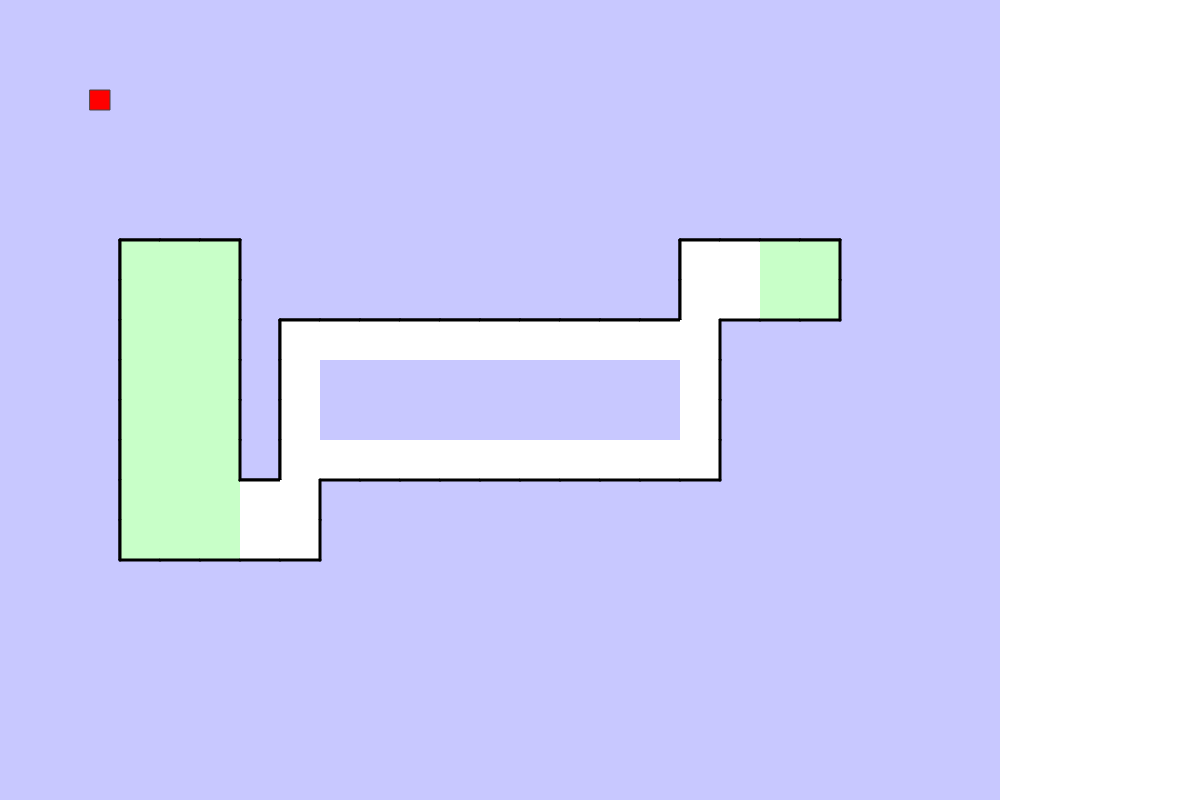
Frame 1 (no input)
Frame 60 (no input): identical to frame 1, image omitted
Frame 120 (the mouse pressed at the canvas centre since frame 60): identical to frame 1, image omitted

The p5.js sketch that drew this single still picture (run headless with seeded random() and noise() and a simulated clock; from frame 60 on, the mouse is pressed at the canvas centre):

// p5.js sketch
// ── sketch.js
var tiles;
var player;

function setup()
{
  createCanvas(1200, 800);
  tiles = new Tile(width, height, 40, 40);
  player = new Player(100, 100, 20, 20, tiles);
}

function draw()
{
  background(255);
  // tiles.drawGrid();
  tiles.draw();
  player.update();
  player.draw();
}
// ── blink.js
class Blink
{
  constructor(x, y, w, h, color)
  {
    this.x = x;
    this.y = y;
    this.w = w;
    this.h = h;
    this.color = color;
  }

  collision()
  {
    return false;
  }
  draw(color)
  {
    push();
    translate(this.x - this.w, this.y);
    fill(this.color);
    noStroke();
    rect(0, 0, this.w, this.h);
    pop();
  }

  drawGrid()
  {
    push();
    translate(this.x - this.w, this.y);
    noFill();
    stroke(255);
    rect(0, 0, this.w, this.h);
    pop();
  }
}
// ── enemy.js
class Enemy
{
  constructor(x, y, r, dir, tile)
  {
    this.x = x;
    this.y = y;
    this.r = r;
    this.dir = dir;
    this.tile = tile;
    this.speed = 5;
  }

  update()
  {

    for (var i = 0; i < this.speed; i++)
    {
      if (this.tile.collision(this.x, this.y, this.r * 2, this.r * 2))
      {
        this.dir *= -1
      }
      if (this.dir > 0)
        this.x += 1;
      else
        this.x -= 1;
    }
  }

  collision(x, y, w, h)
  {
    // console.log(x >= this.x - (w / 2));
    // console.log((x >= this.x - (w / 2) && x <= this.x + (w / 2) && y >= this.y - (h / 2) && y <= this.y + (h / 2)));
    return (x >= this.x - (w / 2) && x <= this.x + (w / 2) && y >= this.y - (h / 2) && y <= this.y + (h / 2));
  }

  draw()
  {
    push();
    translate(this.x, this.y);
    stroke(0);
    strokeWeight(2);
    fill(0, 0, 255);
    ellipseMode(CENTER);
    ellipse(0, 0, this.r * 2, this.r * 2);
    pop()
  }
}
// ── player.js
class Player
{
  constructor(x, y, w, h, tile)
  {
    this.x = x;
    this.y = y;
    this.w = w;
    this.h = h;
    this.tile = tile;
    this.speed = 5;
  }
  update()
  {
    this.move();
  }

  edgesLeft()
  {
    // console.log(this.tile.collisionLeft(this.x, this.y, this.w, this.h));
    return this.tile.collisionLeft(this.x, this.y, this.w, this.h);
  }

  edgesRight()
  {
    // console.log(this.tile.collisionLeft(this.x, this.y, this.w, this.h));
    return this.tile.collisionRight(this.x, this.y, this.w, this.h);
  }

  edgesDown()
  {
    // console.log(this.tile.collisionLeft(this.x, this.y, this.w, this.h));
    return this.tile.collisionDown(this.x, this.y, this.w, this.h);
  }

  edgesUp()
  {
    return this.tile.collisionUp(this.x, this.y, this.w, this.h);
  }

  move()
  {
    var edgesLeft = this.edgesLeft();
    var edgesRight = this.edgesRight();
    var edgesDown = this.edgesDown();
    var edgesUp = this.edgesUp();

    if (keyIsPressed)
    {
      if (keyCode === UP_ARROW && !edgesUp)
      {
        this.y -= this.speed;
      }

      if (keyCode === DOWN_ARROW && !edgesDown)
      {
        this.y += this.speed;
      }

      if (keyCode === LEFT_ARROW && !edgesLeft)
      {
        this.x -= this.speed;
      }

      if (keyCode === RIGHT_ARROW && !edgesRight)
      {
        this.x += this.speed;
      }
    }
  }

  draw()
  {
    push();
    translate(this.x, this.y);
    rectMode(CENTER);
    stroke(72);
    fill(255, 0, 0);
    rect(0, 0, this.w, this.h);
    pop();
  }
}
// ── population.js
class Population
{
  constructor(tile, mutationRate, maxPop)
  {
    this.population = [];
    this.generation = 1;
    this.mutationRate = mutationRate;
    this.finished = false;
    this.toUpdate = false;
    this.velocity = 1;
    this.tile = tile;
    this.maxMoves = false;

    for (var i = 0; i < maxPop; i++)
    {
      this.population[i] = new Player(180, 280, 20, 20, this.tile, this.maxMoves);
    }
  }

  naturalSelection()
  {
    var sum = 0;
    for (var o of this.population)
    {
      sum += o.fitness;
    }
    //normalizing the probability into the range 0-1
    for (var i = 0; i < this.population.length; i++)
    {
      this.population[i].prob = this.population[i].fitness / sum;
    }
  }

  generate()
  {
    if (this.finishedGeneration())
    {
      if (this.generation % 5 == 0)
      {
        this.maxMoves = true;
        // console.log("add= " + this.maxMoves);
      }
      else
        this.maxMoves = false;

      var newPop = []
      for (var i = 0; i < this.population.length; i++)
      {
        //normalizes the probability
        this.naturalSelection();

        var parent1 = this.pickOne();
        var parent2 = this.pickOne();
        // noLoop();
        // console.log(parent1.dna.length)

        var childDNA = parent1.crossover(parent2);


        var child = new Player(180, 280, 20, 20, this.tile, this.maxMoves, childDNA);
        child.mutate(this.mutationRate);

        newPop[i] = child;

      }
      this.population = newPop;
      this.generation++;
      initEnemies();
    }
  }

  finishedGeneration()
  {
    var finished = true;
    for (var o of this.population)
    {
      if (!o.finished)
      {
        finished = false;
        break;
      }
    }
    return finished;
  }

  calculateFitness()
  {
    for (var i = 0; i < this.population.length; i++)
    {
      if (!this.finished)
        this.population[i].calculateFitness();
    }
  }

  maxFitness()
  {
    let maxFitness = 0;
    for (let i = 0; i < this.population.length; i++)
    {
      if (this.population[i].fitness > maxFitness)
      {
        maxFitness = this.population[i].fitness;
      }
    }
    return maxFitness;
  }

  currentMax()
  {
    let maxFitness = -1;
    var current;
    for (let i = 0; i < this.population.length; i++)
    {
      if (this.population[i].fitness > maxFitness)
      {
        maxFitness = this.population[i].fitness;
        current = this.population[i];
      }
    }
    return current;
  }

  getBest()
  {
    var max = -100;
    var maxo;
    for (var o of this.population)
    {
      if (o.fitness > max)
      {
        maxo = o;
        max = o.fitness;
      }
    }
    return maxo;
  }

  draw()
  {

    for (var o of this.population)
    {
      if (!o.finished)
        o.draw(color(255, 0, 0));
    }

    this.currentMax().draw(color(0, 255, 0));
  }

  update()
  {
    for (var i = 0; i < this.velocity; i++)
    {
      for (var o of this.population)
      {
        if (!o.finished)
          o.update();
      }
    }
  }


  //pick one element of the population basing on its fitness and so to its probability
  pickOne()
  {
    var select = 0;
    var selector = Math.random();
    while (selector > 0)
    {
      selector -= this.population[select].prob;
      /*scores[] is the table containing the percentage of selection of each element,
      for example, if element 3 has a 12 percent chance of being selected, scores[3] = 0.12*/
      select++;
    }
    select--;
    //Here, add element at index select to the new population
    return this.population[select];
  }
}
// ── solid.js
class Solid extends Blink
{
  constructor(x, y, w, h, color, r)
  {
    super(x, y, w, h, color);
    this.rot = r;
  }

  collisionLeft(x, y, w, h)
  {
    if (this.isIntoTile(x, y, w, h))
    {
      switch (this.rot)
      {
        case 8:
        case 5:
        case 1:
          if (x - (w / 2) <= this.x - this.w)
          {
            return true;
          }
          break;
      }
    }
    return false;
  }

  collisionRight(x, y, w, h)
  {
    if (this.isIntoTile(x, y, w, h))
    {
      switch (this.rot)
      {
        case 7:
        case 6:
        case 2:
          if (x + w / 2 >= this.x)
          {
            return true;
          }
          break;
      }
    }
    return false;
  }

  collisionDown(x, y, w, h)
  {
    if (this.isIntoTile(x, y, w, h))
    {
      switch (this.rot)
      {
        case 8:
        case 7:
        case 3:
          if (y + h / 2 >= this.y + this.h)
          {
            return true;
          }
          break;
      }
    }
    return false;
  }

  collisionUp(x, y, w, h)
  {
    if (this.isIntoTile(x, y, w, h))
    {
      switch (this.rot)
      {
        case 6:
        case 5:
        case 4:
          if (y - h / 2 <= this.y)
          {
            return true;
          }
          break;
      }
    }
    return false;
  }


  isIntoTile(x, y)
  {
    return (x >= this.x - this.w && x < this.x && y < this.y + (this.h) && y >= this.y);
  }

  draw(color)
  {
    push();
    translate(this.x - this.w, this.y);

    fill(this.color);
    noStroke();
    rect(0, 0, this.w, this.h)
    noFill();
    stroke(0);
    strokeWeight(3)
    switch (this.rot)
    {
      //vertical left
      case 1:
        line(0, 0, 0, this.h);
        break;
        //vertical right
      case 2:
        line(this.w, 0, this.w, this.h);
        break;
        //orizontal down
      case 3:
        line(0, this.h, this.w, this.h);
        break;
        //orizontal up
      case 4:
        line(0, 0, this.w, 0);
        break;
        //top left corner
      case 5:
        line(0, 0, 0, this.h);
        line(0, 0, this.w, 0);
        break;
        //top right corner
      case 6:
        line(this.w, 0, this.w, this.h);
        line(0, 0, this.w, 0);
        break;
        //bottom right corner
      case 7:
        line(this.w, 0, this.w, this.h);
        line(0, this.h, this.w, this.h);
        break;
        //bottom left corner
      case 8:
        line(0, 0, 0, this.h);
        line(0, this.h, this.w, this.h);
        break;
    }
    pop();
  }
}
// ── tile.js
class Tile
{

  constructor(twidth, theight, w, h)
  {
    this.tiles = [];
    this.w = w;
    this.h = h;
    this.nTiles = twidth / w * theight / h;

    var tempx = 0;
    var tempy = 0;

    for (var i = 0; i < sqrt(this.nTiles); i++)
    {
      this.tiles[i] = [];
      for (var j = 0; j < sqrt(this.nTiles); j++)
      {
        tempx += this.w;
        this.tiles[i][j] = new Blink(tempx, tempy, this.w, this.h, color(200, 200, 255));
      }
      tempx = 0;
      tempy += this.h;
    }

    //you add your edgese here
    this.configMap();
  }

  draw()
  {
    // draw all blinks
    for (var i = 0; i < sqrt(this.nTiles); i++)
    {
      for (var j = 0; j < sqrt(this.nTiles); j++)
      {
        if (this.tiles[i][j] instanceof Blink)
          this.tiles[i][j].draw(color(20, 255, 20));
      }
    }

    //draw all solids
    for (var i = 0; i < sqrt(this.nTiles); i++)
    {
      for (var j = 0; j < sqrt(this.nTiles); j++)
      {
        if (this.tiles[i][j] instanceof Solid)
          this.tiles[i][j].draw(color(20, 255, 20));
      }
    }
  }

  drawGrid()
  {
    for (var i = 0; i < sqrt(this.nTiles); i++)
    {
      for (var j = 0; j < sqrt(this.nTiles); j++)
      {
        this.tiles[i][j].drawGrid();
      }
    }
  }

  collisionLeft(x, y, w, h)
  {
    var result = false;
    for (var i = 0; i < sqrt(this.nTiles); i++)
    {
      for (var j = 0; j < sqrt(this.nTiles); j++)
      {
        if (this.tiles[i][j] instanceof Solid)
        {
          if ((this.tiles[i][j].rot === 1 || this.tiles[i][j].rot === 5 || this.tiles[i][j].rot === 8) && this.tiles[i][j].collisionLeft(x, y, w, h))
          {
            result = true;
            break;
          }
        }
      }
    }
    return result;
  }

  collisionRight(x, y, w, h)
  {
    var result = false;
    for (var i = 0; i < sqrt(this.nTiles); i++)
    {
      for (var j = 0; j < sqrt(this.nTiles); j++)
      {
        if (this.tiles[i][j] instanceof Solid)
        {
          if ((this.tiles[i][j].rot === 2 || this.tiles[i][j].rot === 6 || this.tiles[i][j].rot === 7) && this.tiles[i][j].collisionRight(x, y, w, h))
          {
            result = true;
            break;
          }
        }
      }
    }
    return result;
  }

  collisionDown(x, y, w, h)
  {
    var result = false;
    for (var i = 0; i < sqrt(this.nTiles); i++)
    {
      for (var j = 0; j < sqrt(this.nTiles); j++)
      {
        if (this.tiles[i][j] instanceof Solid)
        {
          if ((this.tiles[i][j].rot === 3 || this.tiles[i][j].rot === 7 || this.tiles[i][j].rot === 8) && this.tiles[i][j].collisionDown(x, y, w, h))
          {
            result = true;
            break;
          }
        }
      }
    }
    return result;
  }

  collisionUp(x, y, w, h)
  {
    var result = false;
    for (var i = 0; i < sqrt(this.nTiles); i++)
    {
      for (var j = 0; j < sqrt(this.nTiles); j++)
      {
        if (this.tiles[i][j] instanceof Solid)
        {
          if ((this.tiles[i][j].rot === 4 || this.tiles[i][j].rot === 5 || this.tiles[i][j].rot === 6) && this.tiles[i][j].collisionUp(x, y, w, h))
          {
            result = true;
            break;
          }
        }
      }
    }
    return result;
  }

  configMap()
  {
    var x;
    var y;
    //start line
    x = 3;
    y = 13;
    this.tiles[y][x] = new Solid(this.w * (x + 1), this.h * y, this.h, this.w, color(200, 255, 200), 8);
    x = 3;
    y = 12;
    this.tiles[y][x] = new Solid(this.w * (x + 1), this.h * y, this.h, this.w, color(200, 255, 200), 1);
    x = 3;
    y = 11;
    this.tiles[y][x] = new Solid(this.w * (x + 1), this.h * y, this.h, this.w, color(200, 255, 200), 1);
    x = 3;
    y = 10;
    this.tiles[y][x] = new Solid(this.w * (x + 1), this.h * y, this.h, this.w, color(200, 255, 200), 1);
    x = 3;
    y = 9;
    this.tiles[y][x] = new Solid(this.w * (x + 1), this.h * y, this.h, this.w, color(200, 255, 200), 1);
    x = 3;
    y = 8;
    this.tiles[y][x] = new Solid(this.w * (x + 1), this.h * y, this.h, this.w, color(200, 255, 200), 1);
    x = 3;
    y = 7;
    this.tiles[y][x] = new Solid(this.w * (x + 1), this.h * y, this.h, this.w, color(200, 255, 200), 1);
    x = 3;
    y = 6;
    this.tiles[y][x] = new Solid(this.w * (x + 1), this.h * y, this.h, this.w, color(200, 255, 200), 5);
    x = 4;
    y = 6;
    this.tiles[y][x] = new Solid(this.w * (x + 1), this.h * y, this.h, this.w, color(200, 255, 200), 4);
    x = 5;
    y = 6;
    this.tiles[y][x] = new Solid(this.w * (x + 1), this.h * y, this.h, this.w, color(200, 255, 200), 6);
    x = 5;
    y = 11;
    this.tiles[y][x] = new Solid(this.w * (x + 1), this.h * y, this.h, this.w, color(200, 255, 200), 2);
    x = 5;
    y = 10;
    this.tiles[y][x] = new Solid(this.w * (x + 1), this.h * y, this.h, this.w, color(200, 255, 200), 2);
    x = 5;
    y = 9;
    this.tiles[y][x] = new Solid(this.w * (x + 1), this.h * y, this.h, this.w, color(200, 255, 200), 2);
    x = 5;
    y = 8;
    this.tiles[y][x] = new Solid(this.w * (x + 1), this.h * y, this.h, this.w, color(200, 255, 200), 2);
    x = 5;
    y = 7;
    this.tiles[y][x] = new Solid(this.w * (x + 1), this.h * y, this.h, this.w, color(200, 255, 200), 2);
    x = 5;
    y = 12;
    this.tiles[y][x] = new Blink(this.w * (x + 1), this.h * y, this.h, this.w, color(200, 255, 200));
    x = 5;
    y = 13;
    this.tiles[y][x] = new Solid(this.w * (x + 1), this.h * y, this.h, this.w, color(200, 255, 200), 3);
    x = 4;
    y = 13;
    this.tiles[y][x] = new Solid(this.w * (x + 1), this.h * y, this.h, this.w, color(200, 255, 200), 3);
    x = 4;
    y = 12;
    this.tiles[y][x] = new Blink(this.w * (x + 1), this.h * y, this.h, this.w, color(200, 255, 200));
    x = 4;
    y = 11;
    this.tiles[y][x] = new Blink(this.w * (x + 1), this.h * y, this.h, this.w, color(200, 255, 200));
    x = 4;
    y = 10;
    this.tiles[y][x] = new Blink(this.w * (x + 1), this.h * y, this.h, this.w, color(200, 255, 200));
    x = 4;
    y = 9;
    this.tiles[y][x] = new Blink(this.w * (x + 1), this.h * y, this.h, this.w, color(200, 255, 200));
    x = 4;
    y = 8;
    this.tiles[y][x] = new Blink(this.w * (x + 1), this.h * y, this.h, this.w, color(200, 255, 200));
    x = 4;
    y = 7;
    this.tiles[y][x] = new Blink(this.w * (x + 1), this.h * y, this.h, this.w, color(200, 255, 200));

    //game field
    x = 6;
    y = 13;
    this.tiles[y][x] = new Solid(this.w * (x + 1), this.h * y, this.h, this.w, color(255), 3);
    x = 6;
    y = 12;
    this.tiles[y][x] = new Solid(this.w * (x + 1), this.h * y, this.h, this.w, color(255), 4);
    x = 7;
    y = 11;
    this.tiles[y][x] = new Solid(this.w * (x + 1), this.h * y, this.h, this.w, color(255), 1);
    x = 7;
    y = 11;
    this.tiles[y][x] = new Solid(this.w * (x + 1), this.h * y, this.h, this.w, color(255), 1);
    x = 7;
    y = 12;
    this.tiles[y][x] = new Solid(this.w * (x + 1), this.h * y, this.h, this.w, color(255), 2);
    x = 7;
    y = 13;
    this.tiles[y][x] = new Solid(this.w * (x + 1), this.h * y, this.h, this.w, color(255), 7);
    x = 7;
    y = 10;
    this.tiles[y][x] = new Solid(this.w * (x + 1), this.h * y, this.h, this.w, color(255), 1);
    x = 7;
    y = 9;
    this.tiles[y][x] = new Solid(this.w * (x + 1), this.h * y, this.h, this.w, color(255), 1);
    x = 7;
    y = 8;
    this.tiles[y][x] = new Solid(this.w * (x + 1), this.h * y, this.h, this.w, color(255), 5);
    x = 8;
    y = 8;
    this.tiles[y][x] = new Solid(this.w * (x + 1), this.h * y, this.h, this.w, color(255), 4);
    x = 9;
    y = 8;
    this.tiles[y][x] = new Solid(this.w * (x + 1), this.h * y, this.h, this.w, color(255), 4)
    x = 10;
    y = 8;
    this.tiles[y][x] = new Solid(this.w * (x + 1), this.h * y, this.h, this.w, color(255), 4)
    x = 11;
    y = 8;
    this.tiles[y][x] = new Solid(this.w * (x + 1), this.h * y, this.h, this.w, color(255), 4)
    x = 12;
    y = 8;
    this.tiles[y][x] = new Solid(this.w * (x + 1), this.h * y, this.h, this.w, color(255), 4)
    x = 13;
    y = 8;
    this.tiles[y][x] = new Solid(this.w * (x + 1), this.h * y, this.h, this.w, color(255), 4)
    x = 14;
    y = 8;
    this.tiles[y][x] = new Solid(this.w * (x + 1), this.h * y, this.h, this.w, color(255), 4)
    x = 15;
    y = 8;
    this.tiles[y][x] = new Solid(this.w * (x + 1), this.h * y, this.h, this.w, color(255), 4)
    x = 16;
    y = 8;
    this.tiles[y][x] = new Solid(this.w * (x + 1), this.h * y, this.h, this.w, color(255), 4)
    x = 17;
    y = 8;
    this.tiles[y][x] = new Solid(this.w * (x + 1), this.h * y, this.h, this.w, color(255), 2)
    x = 17;
    y = 9;
    this.tiles[y][x] = new Solid(this.w * (x + 1), this.h * y, this.h, this.w, color(255), 2)
    x = 8;
    y = 11;
    this.tiles[y][x] = new Solid(this.w * (x + 1), this.h * y, this.h, this.w, color(255), 3);
    x = 9;
    this.tiles[y][x] = new Solid(this.w * (x + 1), this.h * y, this.h, this.w, color(255), 3);
    x = 10;
    this.tiles[y][x] = new Solid(this.w * (x + 1), this.h * y, this.h, this.w, color(255), 3)
    x = 11;
    this.tiles[y][x] = new Solid(this.w * (x + 1), this.h * y, this.h, this.w, color(255), 3)
    x = 12;
    this.tiles[y][x] = new Solid(this.w * (x + 1), this.h * y, this.h, this.w, color(255), 3)
    x = 13;
    this.tiles[y][x] = new Solid(this.w * (x + 1), this.h * y, this.h, this.w, color(255), 3)
    x = 14;
    this.tiles[y][x] = new Solid(this.w * (x + 1), this.h * y, this.h, this.w, color(255), 3)
    x = 15;
    this.tiles[y][x] = new Solid(this.w * (x + 1), this.h * y, this.h, this.w, color(255), 3)
    x = 15;
    this.tiles[y][x] = new Solid(this.w * (x + 1), this.h * y, this.h, this.w, color(255), 3)
    x = 16;
    this.tiles[y][x] = new Solid(this.w * (x + 1), this.h * y, this.h, this.w, color(255), 3)
    x = 17;
    this.tiles[y][x] = new Solid(this.w * (x + 1), this.h * y, this.h, this.w, color(255), 7)
    x = 17;
    y = 10;
    this.tiles[y][x] = new Solid(this.w * (x + 1), this.h * y, this.h, this.w, color(255), 2);

    //finish line
    x = 17;
    y = 7;
    this.tiles[y][x] = new Solid(this.w * (x + 1), this.h * y, this.h, this.w, color(255), 1)
    x = 17;
    y = 6;
    this.tiles[y][x] = new Solid(this.w * (x + 1), this.h * y, this.h, this.w, color(255), 5)
    x = 18;
    y = 7;
    this.tiles[y][x] = new Solid(this.w * (x + 1), this.h * y, this.h, this.w, color(255), 3)
    x = 18;
    y = 6;
    this.tiles[y][x] = new Solid(this.w * (x + 1), this.h * y, this.h, this.w, color(255), 4)
    x = 19;
    y = 6;
    this.tiles[y][x] = new Solid(this.w * (x + 1), this.h * y, this.h, this.w, color(200, 255, 200), 4)
    x = 20;
    y = 6;
    this.tiles[y][x] = new Solid(this.w * (x + 1), this.h * y, this.h, this.w, color(200, 255, 200), 6)
    x = 20;
    y = 7;
    this.tiles[y][x] = new Solid(this.w * (x + 1), this.h * y, this.h, this.w, color(200, 255, 200), 7)
    x = 19;
    y = 7;
    this.tiles[y][x] = new Solid(this.w * (x + 1), this.h * y, this.h, this.w, color(200, 255, 200), 3)
  }
}
